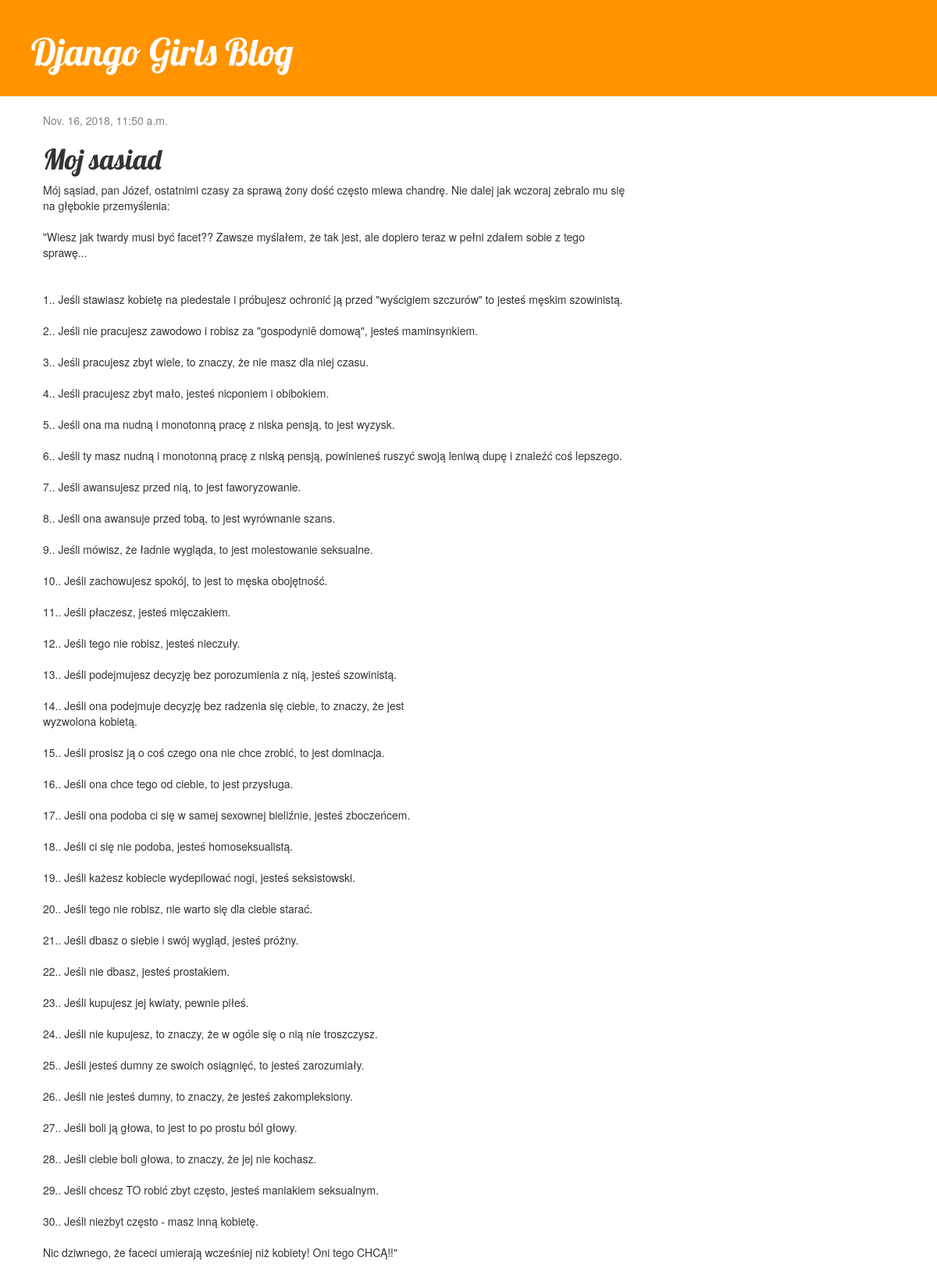
The app's page /post/1/ with its own data.
### blog/models.py (models this page shows, shortened)
class Post(models.Model):
    author = models.ForeignKey('auth.User', on_delete=models.CASCADE)
    title = models.CharField(max_length=200)
    text = models.TextField()
    created_date = models.DateTimeField(
            default=timezone.now)
    published_date = models.DateTimeField(
            blank=True, null=True)

### blog/views.py (the view)
# urls.py: path('post/<int:pk>/', views.post_detail, name='post_detail'),
def post_detail(request, pk):
    post = get_object_or_404(Post, pk=pk)
    return render(request, 'blog/post_detail.html', {'post': post})

### blog/templates/blog/post_detail.html (shortened to what this page needs)
{% extends 'blog/base.html' %}
{% block content %}
    <div class="post">
        {% if post.published_date %}
            <div class="date">
                {{ post.published_date }}
            </div>
        {% endif %}
        <h1>{{ post.title }}</h1>
        <p>{{ post.text|linebreaksbr }}</p>
    </div>
{% endblock %}

### blog/static/css/blog.css (style rules this page uses)
h1, h2, h3, h4 { font-family: 'Lobster', cursive; }
.date { color: #828282; }
.post { margin-bottom: 70px; }

### records on screen
Post: published_date "Nov. 16, 2018, 11:50 a.m.", title "Moj sasiad", text "Mój sąsiad, pan Józef, ostatnimi czasy za sprawą żony dość często miewa chandrę. Nie dalej jak wczoraj zebralo mu się na głębokie przemyślenia: \"Wiesz jak twardy musi być facet?? Zawsze myślałem, że tak jest, ale dopiero teraz w pełni zdałem sobie z tego sprawę... 1.. Jeśli stawiasz kobietę na piedestale i próbujesz ochronić ją przed \"wyścigiem szczurów\" to jesteś męskim szowinistą. 2.. Jeśli nie pracujesz zawodowo i robisz za \"gospodyniê domową\", jesteś maminsynkiem. 3.. Jeśli pracujesz zbyt wiele, to znaczy, że nie masz dla niej czasu. 4.. Jeśli pracujesz zbyt mało, jesteś nicponiem i obibokiem. 5.. Jeśli ona ma nudną i monotonną pracę z niska pensją, to jest wyzysk. 6.. Jeśli ty masz…"
